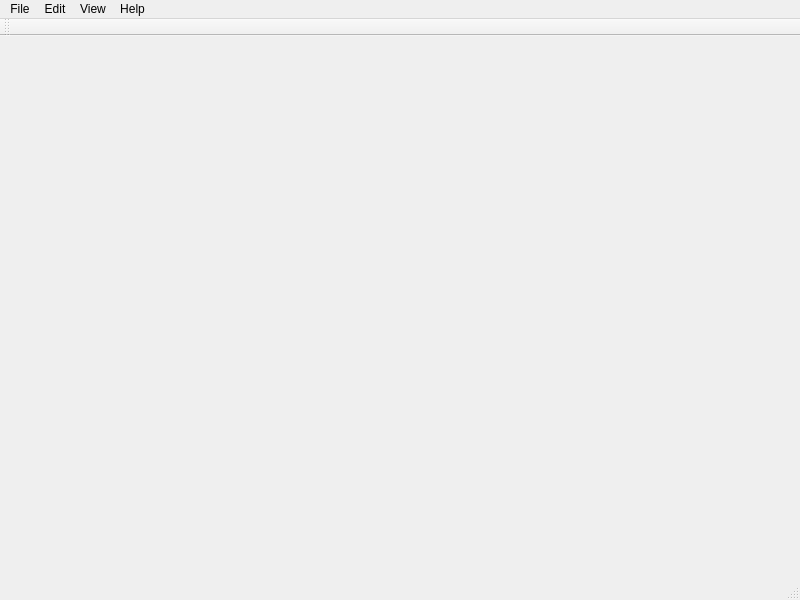
<?xml version="1.0" encoding="UTF-8"?>
<ui version="4.0">
 <class>MainWindow</class>
 <widget class="QMainWindow" name="MainWindow">
  <property name="geometry">
   <rect>
    <x>0</x>
    <y>0</y>
    <width>800</width>
    <height>600</height>
   </rect>
  </property>
  <property name="windowTitle">
   <string>MainWindow</string>
  </property>
  <widget class="QWidget" name="centralwidget"/>
  <widget class="QMenuBar" name="menubar">
   <property name="geometry">
    <rect>
     <x>0</x>
     <y>0</y>
     <width>800</width>
     <height>20</height>
    </rect>
   </property>
   <widget class="QMenu" name="menuFile">
    <property name="title">
     <string>File</string>
    </property>
    <addaction name="actionOpen"/>
    <addaction name="actionSave_2"/>
    <addaction name="actionSave_As"/>
    <addaction name="separator"/>
    <addaction name="actionExit"/>
   </widget>
   <widget class="QMenu" name="menuEdit">
    <property name="title">
     <string>Edit</string>
    </property>
   </widget>
   <widget class="QMenu" name="menuView">
    <property name="title">
     <string>View</string>
    </property>
   </widget>
   <widget class="QMenu" name="menuHelp">
    <property name="title">
     <string>Help</string>
    </property>
   </widget>
   <addaction name="menuFile"/>
   <addaction name="menuEdit"/>
   <addaction name="menuView"/>
   <addaction name="menuHelp"/>
  </widget>
  <widget class="QStatusBar" name="statusBar"/>
  <widget class="QToolBar" name="toolBar">
   <property name="windowTitle">
    <string>toolBar</string>
   </property>
   <attribute name="toolBarArea">
    <enum>TopToolBarArea</enum>
   </attribute>
   <attribute name="toolBarBreak">
    <bool>false</bool>
   </attribute>
  </widget>
  <action name="actionOpen">
   <property name="text">
    <string>Open</string>
   </property>
  </action>
  <action name="actionSave_As">
   <property name="text">
    <string>Save As</string>
   </property>
   <property name="shortcut">
    <string>Ctrl+Shift+S</string>
   </property>
  </action>
  <action name="actionExit">
   <property name="text">
    <string>Exit</string>
   </property>
  </action>
  <action name="actionSave_2">
   <property name="text">
    <string>Save</string>
   </property>
   <property name="shortcut">
    <string>Ctrl+S</string>
   </property>
  </action>
 </widget>
 <resources/>
 <connections/>
</ui>
